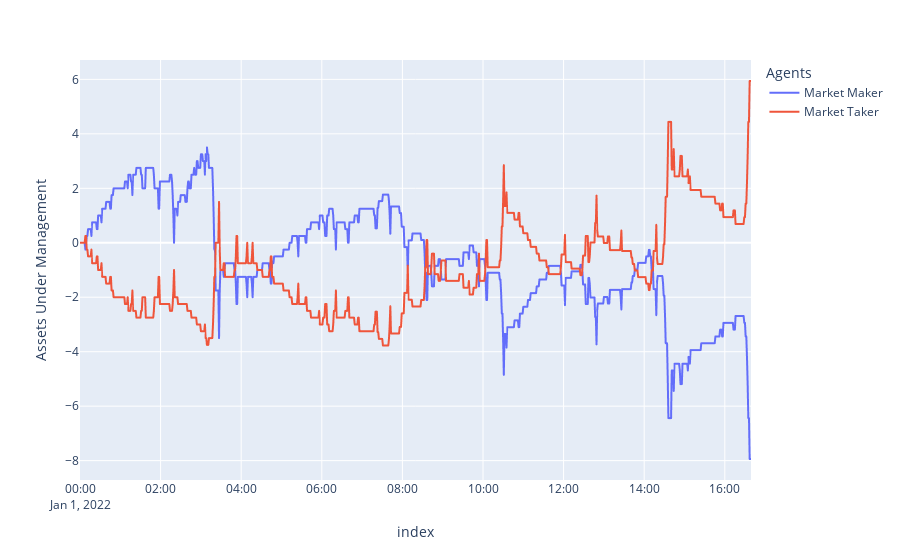

Write notebook code for a chart like this one.
### Code cell
import plotly.express as px
import pandas as pd

df_plot = pd.DataFrame()
df_plot['Market Maker'] = mm_holdings['aum']
df_plot['Market Taker'] = mt_holdings['aum']
fig = px.line(df_plot,labels={'variable':'Agents','value':'Assets Under Management','dt':'Date'})
fig.show()

### Figure 1 — Plotly figure (JSON) as saved in the notebook; plotly's stock layout.template omitted (floating-point values rounded to 4 significant figures; data arrays with more than 128 entries replaced by an {"elided": "..."} marker saying what was removed)
{"data": [{"hovertemplate": "Agents=Market Maker<br>index=%{x}<br>Assets Under Management=%{y}<extra></extra>", "legendgroup": "Market Maker", "line": {"color": "#636efa", "dash": "solid"}, "marker": {"symbol": "circle"}, "mode": "lines", "name": "Market Maker", "showlegend": true, "type": "scattergl", "x": {"elided": "1000 str values"}, "xaxis": "x", "y": {"elided": "1000 float values"}, "yaxis": "y"}, {"hovertemplate": "Agents=Market Taker<br>index=%{x}<br>Assets Under Management=%{y}<extra></extra>", "legendgroup": "Market Taker", "line": {"color": "#EF553B", "dash": "solid"}, "marker": {"symbol": "circle"}, "mode": "lines", "name": "Market Taker", "showlegend": true, "type": "scattergl", "x": {"elided": "1000 str values"}, "xaxis": "x", "y": {"elided": "1000 float values"}, "yaxis": "y"}], "layout": {"legend": {"title": {"text": "Agents"}, "tracegroupgap": 0}, "margin": {"t": 60}, "xaxis": {"anchor": "y", "domain": [0, 1], "title": {"text": "index"}}, "yaxis": {"anchor": "x", "domain": [0, 1], "title": {"text": "Assets Under Management"}}}}
